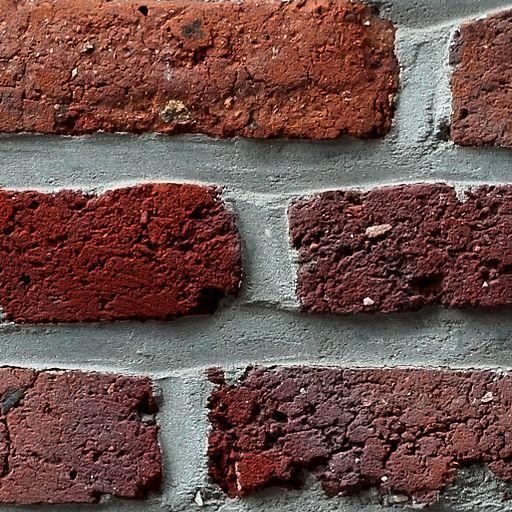
#> input picture pbr-texture-generator/backend/uploads/Red_brick_wall_texture.JPG, 512 x 512 px
$ python -i image_processing.py   (imports and definitions only)   (older library calls are emulated)
#> lines starting #> are read from the running program, lines starting #| are printed output that depends on the picture
#> further down, picture is the input picture: shape (512, 512, 3); mean B, G, R 75.8, 80, 110.2
import cv2
import os
import numpy as np
from PIL import Image
import csv
import io
from werkzeug.datastructures import FileStorage


class ImageProcessor:
    """
    ImageProcessor class provides various static methods for image processing tasks.

    Methods:
        pre_process_check(filepath: str) -> None:
            Perform pre-processing checks on the given image file.

        load_presets(presets_directory: str) -> dict:
            Load all preset CSV files from the specified directory.

        greyscale_adjust(img: np.ndarray, intensity_factor: float = 1.0, grey_factor: float = 0.5) -> np.ndarray:
            Process an image by normalizing it to grayscale and adjusting its intensity towards 50% greyscale.

        standardize_pbr(image: np.ndarray, material_preset=None) -> np.ndarray:
            Standardize PBR values based on the selected preset.

        apply_roughness_to_image(image: np.ndarray, roughness: int = 50) -> np.ndarray:
            Apply roughness to the image by adjusting the intensity.

        resize_and_crop(image_path: str, target_size=(512, 512)) -> np.ndarray:
            Resize and crop the image to the target size and return as a numpy array.

        generate_normal_map(image: np.ndarray, normal_configuration: str) -> np.ndarray:
            Generate a normal map from the input image using the Sobel operator.

        apply_segmentation(image: np.ndarray) -> np.ndarray:
            Apply AI segmentation to detect multiple materials.

        detect_material(image: np.ndarray) -> np.ndarray:
            Detect material using AI or manual selection.

        apply_upscaling(image: np.ndarray) -> np.ndarray:
            Upscale or downscale the image using AI.

        set_texel_density(image: np.ndarray) -> np.ndarray:
            Set texel density using AI.

        add_grunge(image: np.ndarray, grunge_map_path: str) -> np.ndarray:
            Add grunge map to texture.

        remove_artifacts(input_image: np.ndarray) -> np.ndarray:
            Remove small artifacts by using AI and smoothing.

        make_tiling(img: np.ndarray) -> np.ndarray:
            Make texture tiling for game engines using image processing.

        force_square(img: np.ndarray) -> np.ndarray:
            Force resolution to square by cropping the image to the smallest dimension.

        generate_metallic(input_image: np.ndarray, is_metallic: int = 0) -> np.ndarray:
            Generate a basic metallic map for the image.

        convert_image(input_image: np.ndarray, target_format: str = "Don't Convert") -> np.ndarray:
            Convert an image to a different format and return the image in the target format.
    """

    # [88 lines left out: functions pre_process_check, load_presets, not called in this run]

    @staticmethod
    def greyscale_adjust(img:np.ndarray,
                         intensity_factor:float = 1.0,
                         grey_factor:float = 0.5) -> np.ndarray:
        """
        Main process function, process an image by converting it to grayscale, normalizing it, and adjusting its intensity towards 50% greyscale.

        Parameters:
            img (np.ndarray): Input image.
            intensity_factor (float): Factor by which the intensity will be adjusted. 0 means black image, 1 means no change, 2 means double intensity.
            grey_factor (float): Factor to control the shift towards 50% greyscale (0 to 1).

        Returns:
            np.ndarray: The processed image in grayscale with normalized intensity.
        """
#> called with intensity_factor = 1, grey_factor = 0.5
        # Convert to grayscale
        img_greyscale = cv2.cvtColor(img, cv2.COLOR_BGR2GRAY)
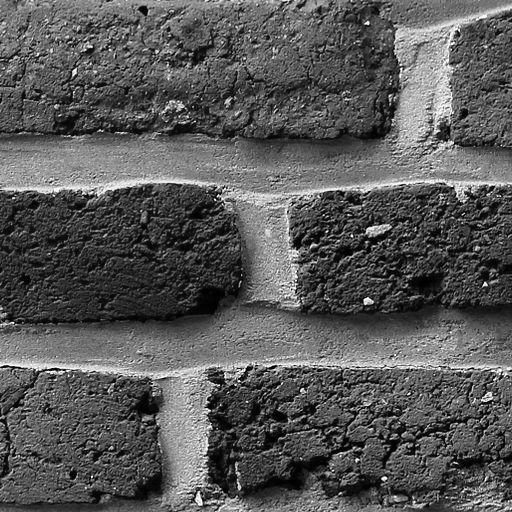
#> img_greyscale: shape (512, 512); min 0, max 255, mean 88.6

        # Ensure img_greyscale is of type ndarray and is in float32
        img_greyscale = img_greyscale.astype(np.float32)

        # Create an empty destination image (same shape but 8-bit unsigned int)
        img_normalized = np.zeros(img_greyscale.shape, dtype=np.uint8)

        # Normalize the image
        cv2.normalize(
            src = img_greyscale,                    # Convert to float32 for normalization
            dst = img_normalized,                   # No destination image provided (it's created internally)
            alpha = 0,                              # Min value for normalization
            beta = 255,                             # Max value for normalization
            norm_type = cv2.NORM_MINMAX,            # Normalization type
            dtype = cv2.CV_8U                       # Output type (8-bit unsigned int)
        )

        # Adjust intensity by multiplying with intensity_factor
        img_normalized = cv2.convertScaleAbs(img_normalized * intensity_factor)

        # Shift towards 50% greyscale to get rid of extreme value variations
        img_grey_shifted = cv2.addWeighted(img_normalized, 1 - grey_factor, np.full_like(img_normalized, 128), grey_factor, 0)
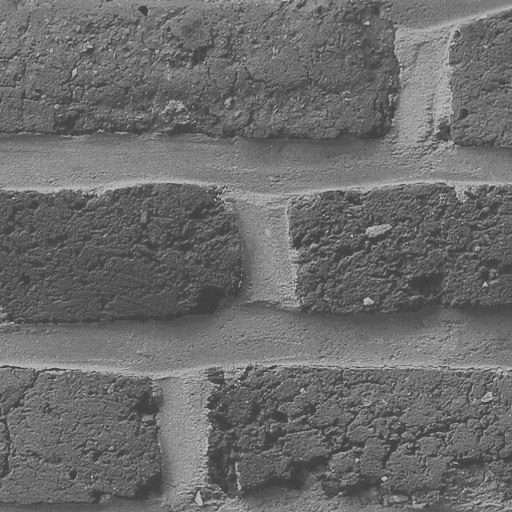
#> img_grey_shifted: shape (512, 512); min 64, max 192, mean 108.3

        return img_grey_shifted

    # [378 lines left out: functions apply_roughness_to_image, standardize_pbr, resize_and_crop, generate_normal_map, apply_segmentation, detect_material and 10 more, not called in this run]

>>> import cv2
>>> picture = cv2.imread('../uploads/Red_brick_wall_texture.JPG')
>>> result = ImageProcessor().greyscale_adjust(picture)
